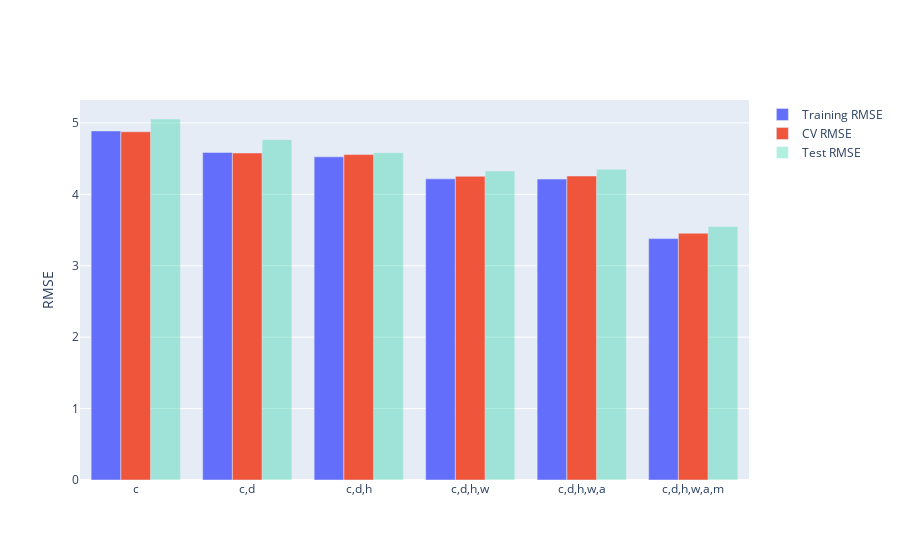

Notebook code cell kept with this figure:
### Code cell
compare_models(models)

### Figure 1 — Plotly figure (JSON) as saved in the notebook; plotly's stock layout.template omitted (floating-point values rounded to 4 significant figures)
{"data": [{"name": "Training RMSE", "type": "bar", "x": ["c", "c,d", "c,d,h", "c,d,h,w", "c,d,h,w,a", "c,d,h,w,a,m"], "y": [4.888, 4.588, 4.525, 4.217, 4.214, 3.38]}, {"name": "CV RMSE", "type": "bar", "x": ["c", "c,d", "c,d,h", "c,d,h,w", "c,d,h,w,a", "c,d,h,w,a,m"], "y": [4.877, 4.579, 4.557, 4.253, 4.257, 3.456]}, {"name": "Test RMSE", "opacity": 0.3, "type": "bar", "x": ["c", "c,d", "c,d,h", "c,d,h,w", "c,d,h,w,a", "c,d,h,w,a,m"], "y": [5.055, 4.766, 4.584, 4.326, 4.35, 3.551]}], "layout": {"yaxis": {"title": {"text": "RMSE"}}}}
